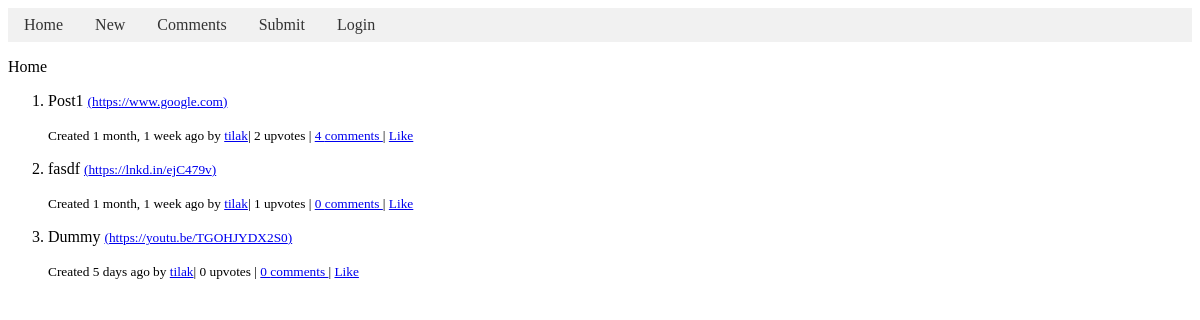
The app's page /, older data.
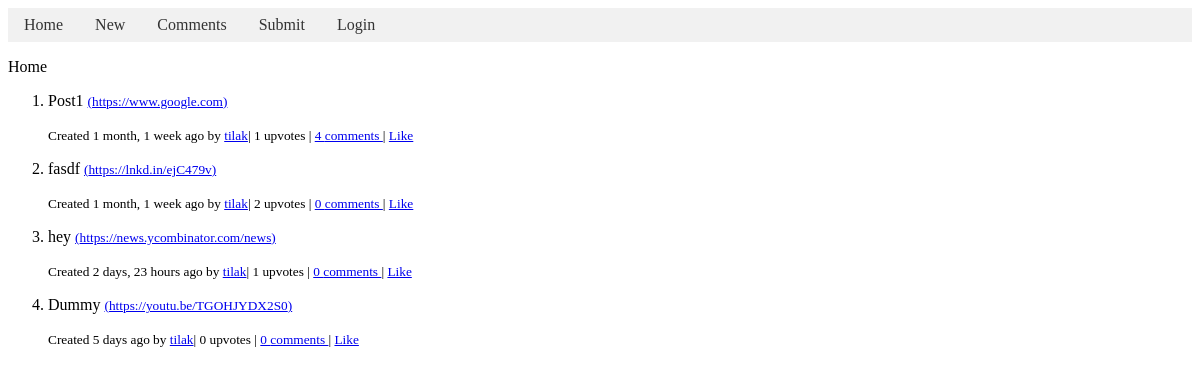
The same page, newer data.
### base/models.py (models this page shows, shortened)
class Post(models.Model):
    title = models.TextField(max_length=200, null=False)
    url = models.URLField(null=False, unique=True)
    body = models.TextField(max_length=200, null=True)
    created = models.DateTimeField(auto_now_add=True)
    user = models.ForeignKey(User, on_delete=models.CASCADE)
    up_users = models.ManyToManyField(User, related_name='upvoted_posts')

class User(AbstractUser):
    name = models.TextField(max_length=200, null=True)
    username = models.TextField(max_length=200, null=False, unique=True)
    email = models.EmailField(null=True)
    about = models.TextField(max_length=200, null=True)
    created = models.DateTimeField(auto_now_add=True)
    fav_posts = models.ManyToManyField('Post', related_name='fav_by')
    fav_comments = models.ManyToManyField('Comment', related_name='fav_by')
    def __str__(self):
        return self.username

### base/views.py (the view)
# urls.py: path('', views.home, name='home'),
def home(request):
    p = request.GET.get('p')
    if p == None:
        p = 1
    p = int(p)
    posts = Post.objects.all()
    posts = rank_posts(posts)
    context = pagination(p=p, post_per_page=10, obj=posts)
    return render(request, 'base/home.html', context)

### base/views.py (called while the page is built)
def calculate_score(votes, submission_time, comments):
    submission_time = submission_time.replace(tzinfo=None)
    time_delta = datetime.now() - submission_time
    hours_since_submission = time_delta.total_seconds() / 3600
    gravity = 1.3
    score = (votes - 1) / pow((hours_since_submission + 2), gravity)
    return score + comments * 0.5

def rank_posts(posts):
    ranked_posts = []
    for post in posts:
        score = calculate_score(post.up_users.count(), post.created, post.comment_set.count())
        ranked_posts.append((post, score))
    ranked_posts.sort(key=lambda x: x[1], reverse=True)
    return ranked_posts

def pagination(p, post_per_page, obj):
    size = len(obj)
    total_pages = size//post_per_page+1
    start_index = (p - 1) * post_per_page
    end_index = start_index + post_per_page
    ol_start = (p-1)*post_per_page+1
    curr_obj = obj[start_index:end_index]
    return {"curr_obj" : curr_obj, "p": p, "total_pages" : total_pages, "post_per_page":post_per_page, "ol_start":ol_start}

### base/templates/base/home.html (shortened to what this page needs)
{% extends 'main.html' %}
{% block content %}
<p>Home</p>
<ol start="{{ol_start}}">
    {% for post in curr_obj %}
    <li>
        <p>{{post.0.title}}
        <small><a href="{{post.0.url}}" target="_blank">({{post.0.url}})</a>
        </small>
        </p>
        <small>Created {{post.0.created|timesince}} ago by <a href="{% url 'user' %}?id={{post.0.user.username}}">{{post.0.user}}</a>| {{post.0.up_users.count}} upvotes |
            <a href="{% url 'items' %}?id={{post.0.id}}&reply_to=post">{{post.0.comment_set.count}} comments </a>
            | {% if request.user not in post.0.up_users.all %} <a href="{% url 'upvote' 'p' post.0.id%}">Like</a>
            {% else %} <a href="{% url 'dvote' 'p' post.0.id%}">Unlike</a>{% endif %}
        </small>
    </li>
    {% endfor %}
</ol>
{% endblock content %}

Row changes from the older to the newer data that the page shows:
computed for Post "Post1": id "2" → "1"
computed for Post "fasdf": id "1" → "2"
added Post: title "hey", url "https://news.ycombinator.com/news", created "2 days, 23 hours", user.username "tilak", id "1", id "0", shows "Like"
